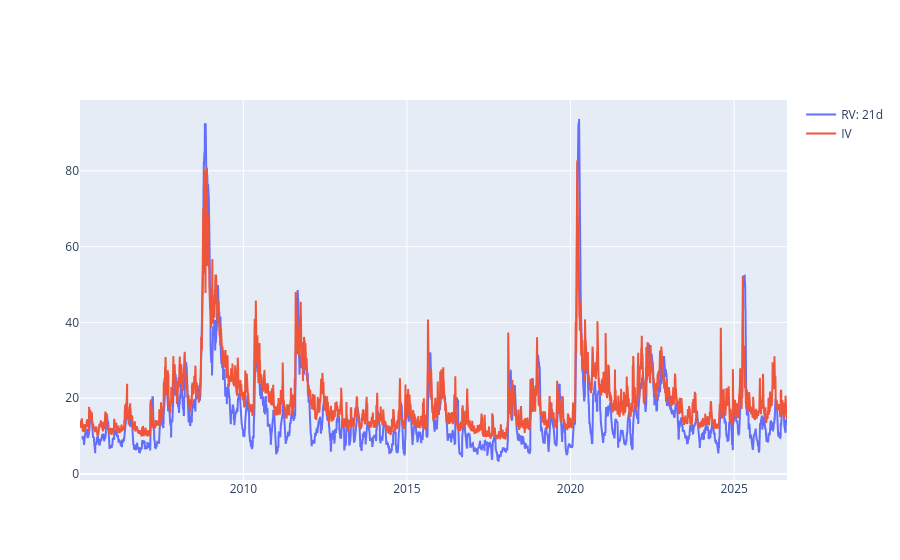

Here is the notebook cell this chart was saved with:
### Markdown cell above
##### The Primary Thesis:

I want to use my ML work thus far but this time, instead of informing equity trading decisions, the models will govern a
volatility trading strategy.

A few things to test before developing the model:

- What does the volatility landscape look like, where is the strategy's edge? (Compare the shapes of implied vol vs realised vol)

### Code cell
import numpy as np
import pandas as pd
import os
import plotly.graph_objects as go
from datetime import date

spy_csv_dir = "~/python-projects/ed-backtest/backtester/data/sp_constituents/SPY.csv"
vix_csv_dir = "~/python-projects/ed-backtest/backtester/data/sp_constituents/^VIX.csv"

spy_df = pd.read_csv(os.path.expanduser(spy_csv_dir), parse_dates=['Date'])
vix_df = pd.read_csv(os.path.expanduser(vix_csv_dir), parse_dates=['Date'])

spy_df['Date'] = pd.to_datetime(spy_df['Date'], utc=True).dt.tz_localize(None).dt.normalize()
vix_df['Date'] = pd.to_datetime(vix_df['Date'], utc=True).dt.tz_localize(None).dt.normalize()

spy_df['Log_Returns'] = np.log(spy_df['Close'] / spy_df['Close'].shift(1))

window = 21
spy_df['RV'] = spy_df['Log_Returns'].rolling(window).std() * np.sqrt(252) * 100 #IV reflects 30 day options, so rolling 30d is used
merge_df = pd.merge(spy_df[['Date', 'RV']], vix_df[['Date', 'Close']], on='Date', how='inner', suffixes=('', '_VIX'))

fig = go.Figure()
fig.add_trace(go.Scatter(
    x=merge_df['Date'], y=merge_df['RV'], name=f"RV: {window}d"
))
fig.add_trace(go.Scatter(
    x=merge_df['Date'], y=merge_df['Close'], name="IV"
))
fig.show()

### Figure 1 — Plotly figure (JSON) as saved in the notebook; plotly's stock layout.template omitted (floating-point values rounded to 4 significant figures; data arrays with more than 128 entries replaced by an {"elided": "..."} marker saying what was removed)
{"data": [{"name": "RV: 21d", "type": "scatter", "x": {"elided": "5438 str values"}, "y": {"elided": "5438 float values"}}, {"name": "IV", "type": "scatter", "x": {"elided": "5438 str values"}, "y": {"elided": "5438 float values"}}], "layout": {}}
